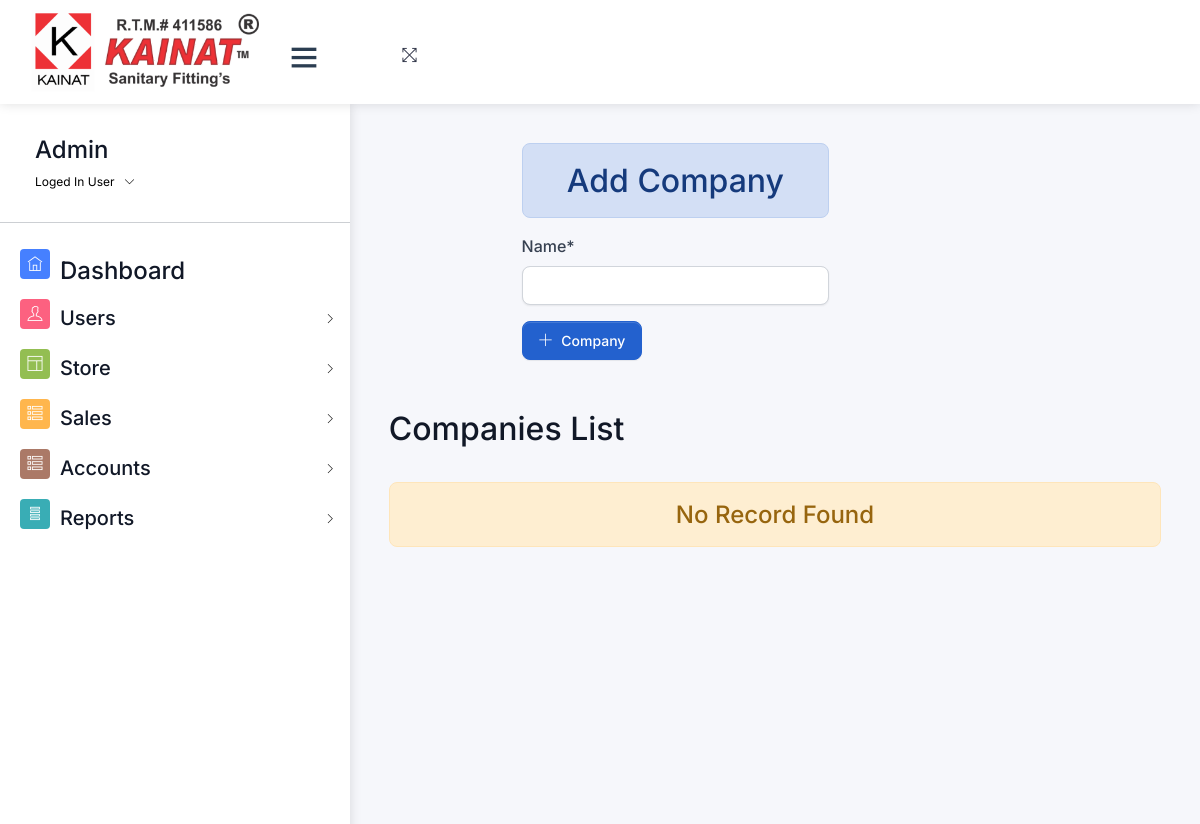
Before: /company/ (signed in) with the older database file.
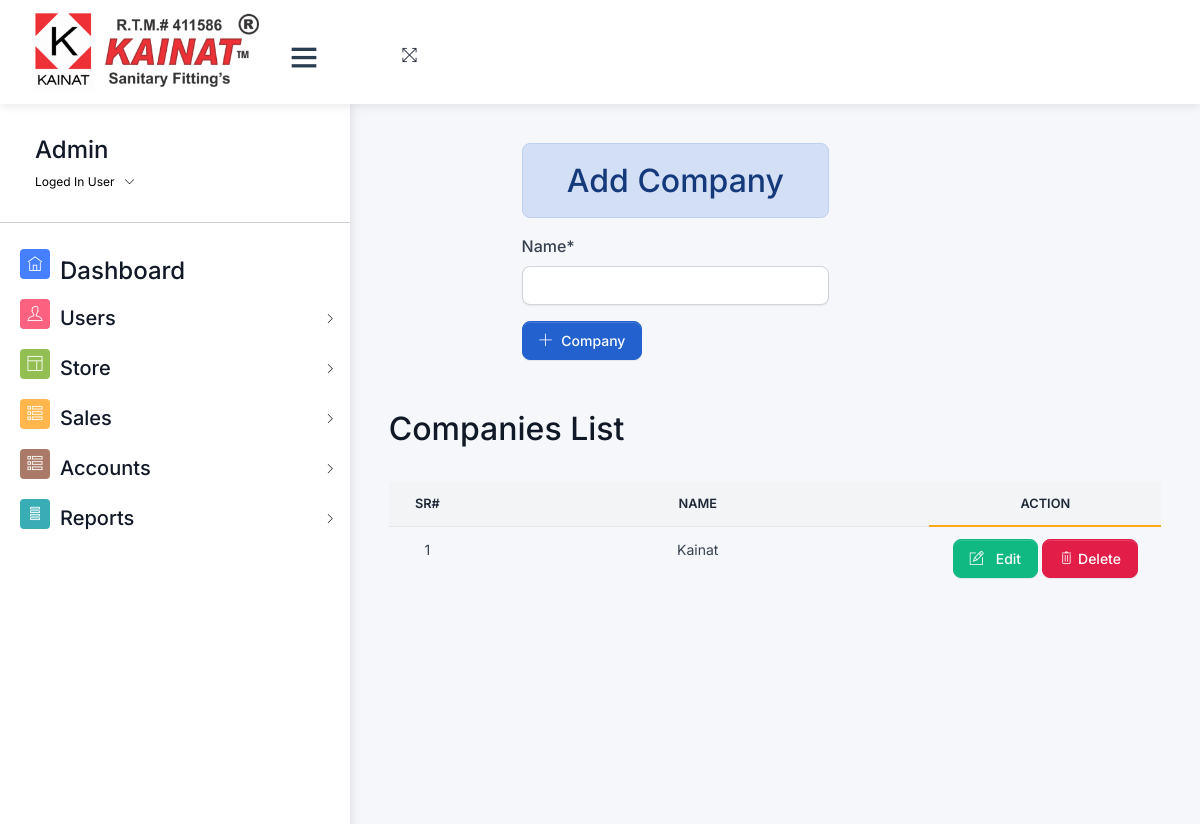
After: the same page with the newer database file.
### home/models.py (models this page shows, shortened)
class Company(models.Model):
    name = models.CharField(max_length=100)
    is_deleted=models.BooleanField(default=False)

### home/views/company.py (the view)
# urls.py: path('company/', company.add_company , name="company"),
@login_required
@permission_required('home.add_project', login_url='/login/')
def add_company(request):
  if request.user.is_authenticated:
    if request.method == 'POST':
        mydata=Company.objects.filter(is_deleted=False)
        form = CopanyForm(request.POST)
        if form.is_valid():
          form.save()
          messages.success(request,"Company Added successfully !!")
          return redirect('company')
    else:
        mydata=Company.objects.filter(is_deleted=False)
        form = CopanyForm()
    data={'form': form, 'mydata':mydata,}
    return render(request, 'company/add_company.html', data)
  else:
    return redirect('signin')

### home/forms.py
class CopanyForm(forms.ModelForm):
    class Meta:
        model = Company
        fields = ['name']

### templates/company/add_company.html (shortened to what this page needs)
{% extends 'css-js-links.html' %}
{% load custom_filters %}
{% load crispy_forms_tags %}
{% block context %}
{% if request.user.is_superuser %}
{% include 'navbar.html' %}
{% else %}
{% include 'accounts/navbar.html' %}
{% endif %}
{% endblock context %}
{% block body %}
<div class="pcoded-content">
  <div class="pcoded-inner-content">
    <div class="main-body">
      <div class="page-wrapper">
        <div class="page-body">
  <div class="row">
    <div class="col-md-5 offset-md-2 ">
      <h2 class="text-center alert alert-info">Add Company</h2>
      <form method="post">
        {{form|crispy}}
        <button type="submit" class="btn btn-info">  {% if update %} <i class="ti-pencil-alt"></i> Company {% else %} <i class="ti-plus"></i> Company {%endif %} </button>
    </div>
    </div>
    <div class="colmd-12 mt-5  ">
      <h2 >Companies List</h2>
      <div class="table-responsive py-4">
        {% if mydata %}
        <table class="table table-flush " id="datatable">
          <colgroup>
            <col width="10%">
            <col width="60%">
            {% if update %} {% else %}<col width="30%"> {% endif %}
          </colgroup>
          <thead class="thead-light">
            <tr>
              <th class="border-bottom fw-bolder text-center" scope="col">
                Sr#
              </th>
              <th class="border-bottom fw-bolder text-center" scope="col">
              Name
              </th>
              {% if perms.home.change_project or perms.home.delete_project %}
              {% if  update %} {% else %} <th class="border-warning fw-bolder text-center" scope="col"> Action</th>
              {% endif %}
              {% else %}
              <th class="border-bottom fw-bolder text-center" scope="col"></th>
              {% endif %}
            </tr>
          </thead>
          <tbody>
            {% if update %}
            <tr>
              <td class="text-center fs-5" >{{mydata.id}}</td>
              <td class="text-center fs-5">{{mydata.name}}</td>
            </tr>
            {% else %}
            {% for data in mydata %}
            <tr id="gatepass-{{ gatepass.id }}">
              <td class="text-center">{{ forloop.counter }}</td>
              <td class="text-center">{{ data.name|title }}</td>
              <td class="text-center">
                {% if perms.home.change_project %}
                <a class="btn btn-success text-light" href="{% url 'editcompany' id=data.id %}"> <i class="ti-pencil-alt"> </i>Edit</a>
                {% endif %}
                {% if perms.home.delete_project %}
                <a class="btn btn-danger" href={% url 'deletecompany' id=data.id %} onclick="return confirm('Are you sure you want to delete this company?');"><i class="ti-trash"></i>Delete</a>
              {% endif %}
              </td>
            </tr>
            {% endfor %}
            {% endif %}
          </tbody>
        </table>
        {% else %}
        <h4 class="text-center alert alert-warning">
          No Record Found
        </h4>
        {% endif %}
      </div>
    </div>
  </div>
</div>
{% endblock body %}

Changed rows visible on the page:
added Company: name "Kainat"
Other visible differences:
text no longer shown: "No Record Found"
text now shown: "SR# NAME ACTION"
